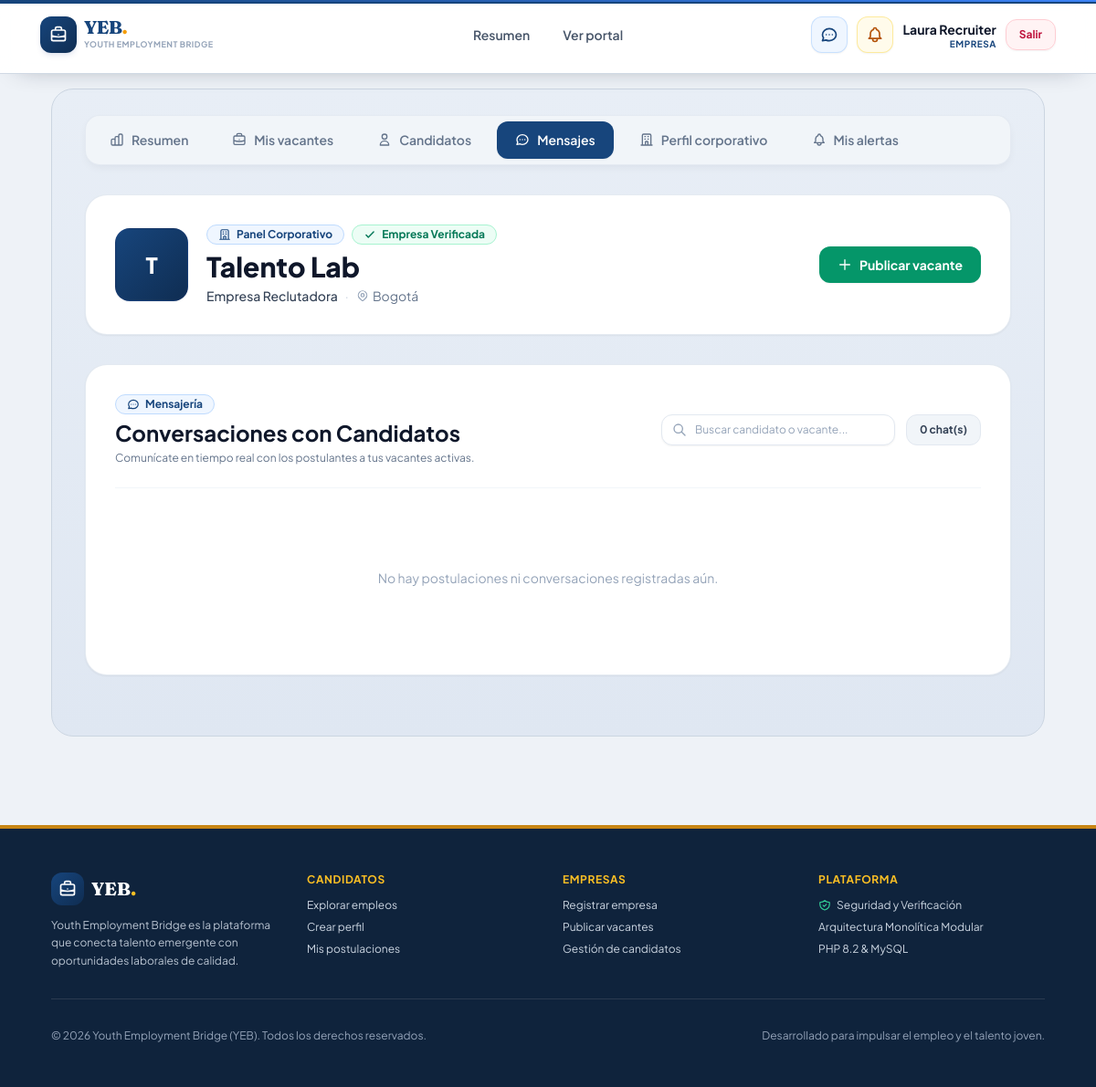
The page /?action=company_messages (signed in) on the database its author committed.
### tables this page shows
CREATE TABLE IF NOT EXISTS companies (
    id INT UNSIGNED AUTO_INCREMENT PRIMARY KEY,
    name VARCHAR(160) NOT NULL UNIQUE,
    description TEXT NULL,
    city VARCHAR(100) NOT NULL,
    industry VARCHAR(120) NULL,
    website VARCHAR(255) NULL,
    phone VARCHAR(40) NULL,
    contact_email VARCHAR(180) NULL,
    size VARCHAR(80) NULL,
    profile_photo_path VARCHAR(255) NULL,
    profile_photo_mime VARCHAR(100) NULL,
    profile_photo_data LONGBLOB NULL,
    verified TINYINT(1) NOT NULL DEFAULT 1,
    logo_color VARCHAR(20) NOT NULL DEFAULT '#2563eb',
    created_at TIMESTAMP DEFAULT CURRENT_TIMESTAMP
);

### app/Core/Database.php (called while the page is built, shortened)
<?php
final class Database
{
    private static ?PDO $connection = null;
    public static function connection(): PDO
    {
        if (self::$connection instanceof PDO) {
            return self::$connection;
        }
        $config = require __DIR__ . '/../../config/database.php';
        $dsn = sprintf('mysql:host=%s;port=%s;dbname=%s;charset=utf8mb4', $config['host'], $config['port'], $config['database']);
        try {
            self::$connection = new PDO($dsn, $config['username'], $config['password'], [
                PDO::ATTR_ERRMODE => PDO::ERRMODE_EXCEPTION,
                PDO::ATTR_DEFAULT_FETCH_MODE => PDO::FETCH_ASSOC,
                PDO::ATTR_EMULATE_PREPARES => false,
            ]);
        } catch (PDOException $exception) {
            throw new PDOException('No se pudo conectar con MySQL. Revisa la configuración y ejecuta database/schema.sql.', 0, $exception);
        }
        return self::$connection;
    }
}

### Modules/Companies/Repositories/CompanyRepository.php (called while the page is built, shortened)
<?php
final class CompanyRepository
{
    public function find(int $id): ?array
    {
        $statement = Database::connection()->prepare(
            'SELECT ' . self::PROFILE_COLUMNS . ' FROM companies WHERE id=:id LIMIT 1'
        );
        $statement->execute(['id' => $id]);
        return $statement->fetch() ?: null;
    }
}

### Modules/Companies/Services/CompanyProfileService.php (called while the page is built, shortened)
<?php
final class CompanyProfileService
{
    public function find(int $companyId): ?array
    {
        return $this->repository->find($companyId);
    }
}

### public/index.php (called while the page is built, shortened)
<?php
spl_autoload_register(function (string $class): void {
    $prefixes = ['App\\' => __DIR__ . '/../app/', 'Modules\\' => __DIR__ . '/../Modules/'];
    foreach ($prefixes as $prefix => $base) {
        if (str_starts_with($class, $prefix)) {
            $file = $base . str_replace('\\', '/', substr($class, strlen($prefix))) . '.php';
        }
    }
});
Portal::run();

### Modules/Chat/Services/ChatService.php (called while the page is built, shortened)
<?php
final class ChatService
{
    public function conversations(array $user): array
    {
        $role = $user['role'] ?? '';
        if ($role === 'candidate') {
            return $this->repository->getConversationsForCandidate((int) $user['id']);
        } elseif ($role === 'recruiter' && !empty($user['company_id'])) {
            return $this->repository->getConversationsForCompany((int) $user['company_id'], (int) $user['id']);
        }
        return [];
    }
}

### Modules/Chat/Repositories/ChatRepository.php (called while the page is built, shortened)
<?php
class ChatRepository
{
    public function getConversationsForCompany(int $companyId, int $recruiterUserId): array
    {
        try {
            $statement = Database::connection()->prepare(
                'SELECT a.id AS application_id, a.status, a.created_at AS applied_at,
                        j.id AS job_id, j.title AS job_title,
                        u.id AS candidate_id, u.name AS candidate_name, u.email AS candidate_email,
                        (SELECT m.message FROM messages m WHERE m.application_id = a.id ORDER BY m.created_at DESC, m.id DESC LIMIT 1) AS last_message,
                        (SELECT m.created_at FROM messages m WHERE m.application_id = a.id ORDER BY m.created_at DESC, m.id DESC LIMIT 1) AS last_message_at,
                        (SELECT COUNT(*) FROM messages m WHERE m.application_id = a.id AND m.sender_id != :recruiter_user_id AND m.read_at IS NULL) AS unread_count
                 FROM applications a
                 JOIN jobs j ON j.id = a.job_id
                 JOIN users u ON u.id = a.user_id
                 WHERE j.company_id = :company_id
                   AND a.status NOT IN ("pending", "review")
                 ORDER BY COALESCE(
                     (SELECT m.created_at FROM messages m WHERE m.application_id = a.id ORDER BY m.created_at DESC, m.id DESC LIMIT 1),
                     a.created_at
                 ) DESC'
            );
            $statement->execute([
                'recruiter_user_id' => $recruiterUserId,
                'company_id' => $companyId,
            ]);
            return $statement->fetchAll();
        } catch (PDOException $e) {
            if ($e->getCode() === '42S02' || str_contains($e->getMessage(), "doesn't exist")) {
                $statement = Database::connection()->prepare(
                    'SELECT a.id AS application_id, a.status, a.created_at AS applied_at,
                            j.id AS job_id, j.title AS job_title,
                            u.id AS candidate_id, u.name AS candidate_name, u.email AS candidate_email,
                            NULL AS last_message, NULL AS last_message_at, 0 AS unread_count
                     FROM applications a
                     JOIN jobs j ON j.id = a.job_id
                     JOIN users u ON u.id = a.user_id
                     WHERE j.company_id = :company_id
                       AND a.status NOT IN ("pending", "review")
                     ORDER BY a.created_at DESC'
                );
                $statement->execute(['company_id' => $companyId]);
                return $statement->fetchAll();
            }
            throw $e;
        }
    }
}

### Modules/Chat/Controllers/ChatController.php (called while the page is built, shortened)
<?php
final class ChatController
{
    public function conversations(array $user): array
    {
        return $this->chat->conversations($user);
    }
}

### Modules/Companies/UI/CompaniesUI.php (the view, shortened to what this page needs)
<?php
final class CompaniesUI extends PortalViewRenderer
{
    public static function companyNav(string $active): string
    {
        $items = [
            'dashboard' => ['label' => 'Resumen', 'icon' => self::iconChart('w-4 h-4')],
            'company_jobs' => ['label' => 'Mis vacantes', 'icon' => self::iconBriefcase('w-4 h-4')],
            'company_applications' => ['label' => 'Candidatos', 'icon' => self::iconUser('w-4 h-4')],
            'company_messages' => ['label' => 'Mensajes', 'icon' => self::iconChat('w-4 h-4')],
            'company_profile' => ['label' => 'Perfil corporativo', 'icon' => self::iconBuilding('w-4 h-4')],
            'alerts' => ['label' => 'Mis alertas', 'icon' => self::iconBell('w-4 h-4')],
        ];
        $html = '<nav class="profile-tabs company-tabs flex flex-wrap gap-2 p-1.5 rounded-2xl bg-slate-100 mb-8 border border-slate-200/80">';
        foreach ($items as $key => $item) {
            $isActive = ($key === $active);
            $class = $isActive
                ? 'inline-flex items-center gap-2 rounded-xl bg-[#17457c] px-4 py-2.5 text-sm font-bold text-white shadow-sm transition'
                : 'inline-flex items-center gap-2 rounded-xl px-4 py-2.5 text-sm font-semibold text-slate-600 transition';
            $html .= '<a class="' . $class . '" href="?action=' . $key . '">' . $item['icon'] . '<span>' . $item['label'] . '</span></a>';
        }
        $html .= '</nav>';
        return $html;
    }
    public static function companyArea(array $user, string $action, ?string $message, ?string $error, CompanyProfileService $companies, JobsController $jobsController, ApplicationsController $applicationsController, ?ChatController $chatController = null): string
    {
        $companyId = (int) ($user['company_id'] ?? 0);
        $company = $companyId > 0 ? $companies->find($companyId) : null;
        $jobList = $jobsController->byCompany($companyId);
        $applicationList = $applicationsController->byCompany($companyId);
        $hasLogo = !empty($company['profile_photo_bytes']) || (!empty($company['profile_photo_path']) && !str_starts_with((string) $company['profile_photo_path'], 'db://') && is_file($company['profile_photo_path']));
        $profilePhoto = $hasLogo
            ? '<img src="?action=download_profile_photo&type=company&id=' . $companyId . '" alt="Logo" class="company-logo h-20 w-20 rounded-2xl object-cover border-2 border-slate-200 shadow-sm">'
            : '<div class="company-logo company-logo-empty h-20 w-20 rounded-2xl flex items-center justify-center bg-gradient-to-br from-[#17457c] to-[#0f2d52] text-white font-extrabold text-2xl shadow-sm border border-blue-900/20">' . strtoupper(substr($company['name'], 0, 1)) . '</div>';
        $headerBanner = '
        <div class="rounded-3xl border border-slate-200/90 bg-white p-6 md:p-8 shadow-sm mb-8 flex flex-col md:flex-row md:items-center justify-between gap-6">
            <div class="flex items-center gap-5">
                ' . $profilePhoto . '
                <div>
                    <div class="flex flex-wrap items-center gap-2 mb-1.5">
                        <span class="inline-flex items-center gap-1.5 rounded-full bg-blue-50 px-3 py-0.5 text-xs font-bold text-[#17457c] border border-blue-200">
                            ' . self::iconBuilding('w-3.5 h-3.5') . ' Panel Corporativo
                        </span>
                        <span class="inline-flex items-center gap-1.5 rounded-full bg-emerald-50 px-3 py-0.5 text-xs font-bold text-emerald-700 border border-emerald-200">
                            ' . self::iconCheck('w-3.5 h-3.5') . ' Empresa Verificada
                        </span>
                    </div>
                    <h1 class="text-2xl md:text-3xl font-extrabold text-slate-900">' . self::e($company['name']) . '</h1>
                    <p class="text-sm text-slate-500 mt-1 flex flex-wrap items-center gap-2">
                        <span class="font-medium text-slate-700">' . self::e($company['industry'] ?: 'Empresa Reclutadora') . '</span>
                        <span class="text-slate-300">·</span>
                        <span class="inline-flex items-center gap-1">' . self::iconLocation('w-3.5 h-3.5 text-slate-400') . ' ' . self::e($company['city']) . '</span>
                    </p>
                </div>
            </div>
            <div class="flex items-center gap-3">
                <a href="?action=company_jobs#crear" class="inline-flex items-center gap-2 rounded-xl bg-emerald-600 px-5 py-2.5 text-sm font-bold text-white shadow-sm transition hover:bg-emerald-700">
                    ' . self::iconPlus('w-4 h-4') . ' Publicar vacante
                </a>
            </div>
        </div>';
        $content = self::alerts($message, $error) . '<section class="candidate-page company-page">' . self::companyNav($action) . $headerBanner;
        if ($action === 'company_profile') {
            $content .= self::companyProfileView($company, $user);
        } elseif ($action === 'company_jobs') {
            $content .= JobsUI::companyJobsView($jobList, $user);
        } elseif ($action === 'company_applications') {
            $content .= ApplicationsUI::companyApplicationsView($applicationList, $user);
        } elseif ($action === 'company_messages') {
            $conversations = $chatController ? $chatController->conversations($user) : [];
            $content .= ChatUI::companyMessagesView($conversations, $user);
        }
        return $content . '</section>';
    }
}

### rows shown on the page
companies: name "T", name "Talento Lab", industry "Empresa Reclutadora", city "Bogotá"

### other values the page prints
self::e($item['label']) "Resumen Ver portal"
self::e($user['name']) "Laura Recruiter"
$roleLabel "EMPRESA"
$item['label'] "Resumen"
$item['label'] "Mis vacantes"
$item['label'] "Candidatos"
$item['label'] "Mensajes"
$item['label'] "Perfil corporativo"
$item['label'] "Mis alertas"
count($conversations) "0"
